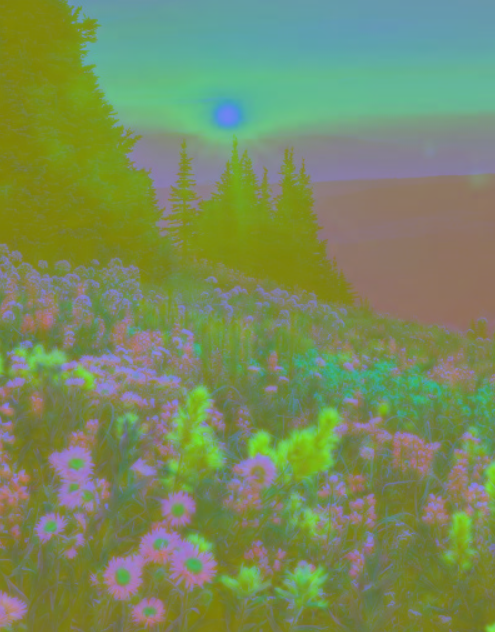
#> input picture img.png, 495 x 632 px
$ python ycbtorgb.py
#> lines starting #> are read from the running program, lines starting #| are printed output that depends on the picture
import cv2
import numpy as np

# Load YCbCr image
img_ycb = cv2.imread('img.png')
#> img_ycb is the input picture: shape (632, 495, 3); mean B, G, R 93.4, 139, 119.3

# Convert YCbCr to RGB
img_rgb = np.zeros_like(img_ycb, dtype=np.float32)
for i in range(img_ycb.shape[0]):
    for j in range(img_ycb.shape[1]):
        Y, Cb, Cr = img_ycb[i,j]
        R = Y + 1.402 * (Cr - 128)
        G = Y - 0.344136 * (Cb - 128) - 0.714136 * (Cr - 128)
        B = Y + 1.772 * (Cb - 128)
        img_rgb[i,j] = [R, G, B]
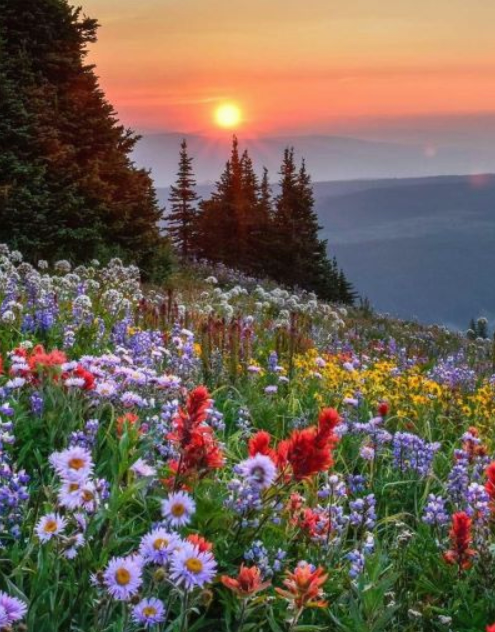
#> img_rgb: shape (632, 495, 3) float32; mean B, G, R 81.1, 95.8, 112.9; drawn with min black and max white

# Display RGB image
img_rgb = np.uint8(img_rgb)
cv2.imshow('YCbCr Image', img_ycb)
cv2.imshow('RGB Image', img_rgb)
cv2.waitKey(0)
cv2.destroyAllWindows()
